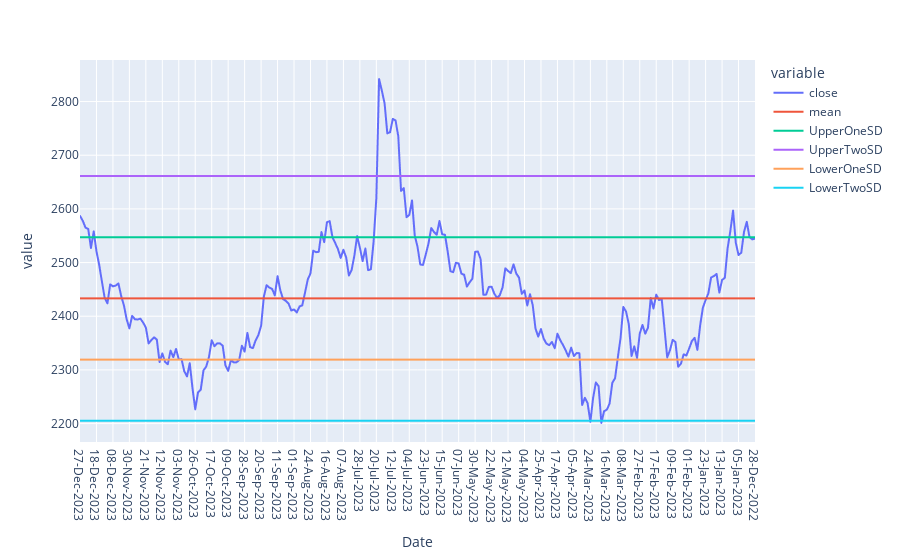

Notebook code for this chart:
### Code cell
# plotly

fig = px.line(data, x = data.Date, y = data.columns[1:])
fig.add_trace
fig.show()

### Figure 1 — Plotly figure (JSON) as saved in the notebook; plotly's stock layout.template omitted (floating-point values rounded to 4 significant figures; data arrays with more than 128 entries replaced by an {"elided": "..."} marker saying what was removed)
{"data": [{"hovertemplate": "variable=close<br>Date=%{x}<br>value=%{y}<extra></extra>", "legendgroup": "close", "line": {"color": "#636efa", "dash": "solid"}, "marker": {"symbol": "circle"}, "mode": "lines", "name": "close", "showlegend": true, "type": "scattergl", "x": {"elided": "247 str values"}, "xaxis": "x", "y": {"elided": "247 float values"}, "yaxis": "y"}, {"hovertemplate": "variable=mean<br>Date=%{x}<br>value=%{y}<extra></extra>", "legendgroup": "mean", "line": {"color": "#EF553B", "dash": "solid"}, "marker": {"symbol": "circle"}, "mode": "lines", "name": "mean", "showlegend": true, "type": "scattergl", "x": {"elided": "247 str values"}, "xaxis": "x", "y": {"elided": "247 float values"}, "yaxis": "y"}, {"hovertemplate": "variable=UpperOneSD<br>Date=%{x}<br>value=%{y}<extra></extra>", "legendgroup": "UpperOneSD", "line": {"color": "#00cc96", "dash": "solid"}, "marker": {"symbol": "circle"}, "mode": "lines", "name": "UpperOneSD", "showlegend": true, "type": "scattergl", "x": {"elided": "247 str values"}, "xaxis": "x", "y": {"elided": "247 float values"}, "yaxis": "y"}, {"hovertemplate": "variable=UpperTwoSD<br>Date=%{x}<br>value=%{y}<extra></extra>", "legendgroup": "UpperTwoSD", "line": {"color": "#ab63fa", "dash": "solid"}, "marker": {"symbol": "circle"}, "mode": "lines", "name": "UpperTwoSD", "showlegend": true, "type": "scattergl", "x": {"elided": "247 str values"}, "xaxis": "x", "y": {"elided": "247 float values"}, "yaxis": "y"}, {"hovertemplate": "variable=LowerOneSD<br>Date=%{x}<br>value=%{y}<extra></extra>", "legendgroup": "LowerOneSD", "line": {"color": "#FFA15A", "dash": "solid"}, "marker": {"symbol": "circle"}, "mode": "lines", "name": "LowerOneSD", "showlegend": true, "type": "scattergl", "x": {"elided": "247 str values"}, "xaxis": "x", "y": {"elided": "247 float values"}, "yaxis": "y"}, {"hovertemplate": "variable=LowerTwoSD<br>Date=%{x}<br>value=%{y}<extra></extra>", "legendgroup": "LowerTwoSD", "line": {"color": "#19d3f3", "dash": "solid"}, "marker": {"symbol": "circle"}, "mode": "lines", "name": "LowerTwoSD", "showlegend": true, "type": "scattergl", "x": {"elided": "247 str values"}, "xaxis": "x", "y": {"elided": "247 float values"}, "yaxis": "y"}], "layout": {"legend": {"title": {"text": "variable"}, "tracegroupgap": 0}, "margin": {"t": 60}, "xaxis": {"anchor": "y", "domain": [0, 1], "title": {"text": "Date"}}, "yaxis": {"anchor": "x", "domain": [0, 1], "title": {"text": "value"}}}}
